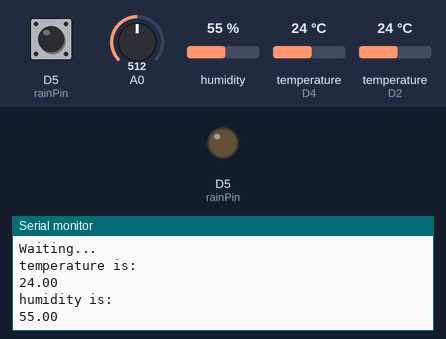
Simulated run of this sketch. Board: ESP8266 (NodeMCU). On the bench: output pins drawn as LEDs (lit = HIGH), the last lines printed to the serial monitor. Inputs (shaded band) come from the test bench; at power-on: A0 = 512, D5 (rainPin) HIGH, humidity 55 %, temperature (sensors on D4, D2) 24 °C. WiFi joins after 1.5 s; servers stay silent unless stated.

Above: at 27.4 s.
27.5 s: A0 set to 929
At 29.6 s:
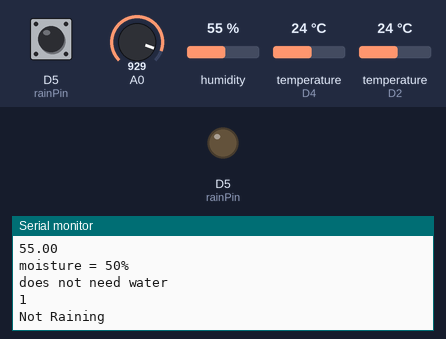
37.9 s: A0 set to 899
At 38.8 s:
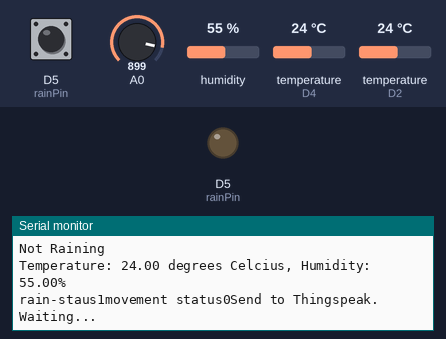
Timing chart, 0 to 40.9 s (numbered marks = the images above; inputs shaded):
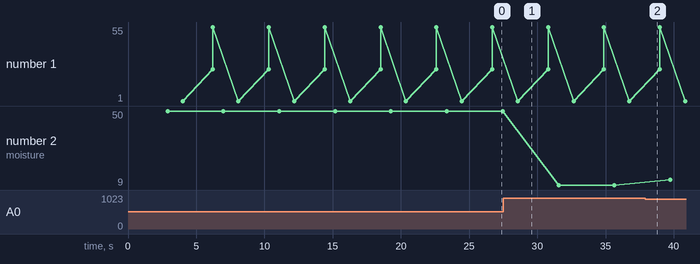

The sketch:

plant1.ino
```cpp
#define BLYNK_PRINT Serial
#include <OneWire.h>
#include <SPI.h>
#include <BlynkSimpleEsp8266.h>
#include <DHT.h>
#include <ESP8266WiFi.h>
#include <DallasTemperature.h>
#define ONE_WIRE_BUS D2
OneWire oneWire(ONE_WIRE_BUS);
DallasTemperature sensors(&oneWire);
String apiKey = "2AQXSYZ973KEGS7F";
char auth[] = "IM-hC4qKWItS_LbfxLXkdpmy2r9FD5SS";
char ssid[] = "div";
char pass[] = "tarp1234";
const char* server = "api.thingspeak.com";

#define pirPin D1
int pirValue;
int pinValue;
#define rainPin D5
#define DHTPIN 2
#define DHTTYPE DHT11
DHT dht(DHTPIN, DHTTYPE);
WiFiClient client;
SimpleTimer timer;
const int pumpPin = 14 ;

BLYNK_WRITE(V0)
{
  pinValue = param.asInt();
}

void sendSensor()
{
  float h = dht.readHumidity();
  float t = dht.readTemperature();
  Serial.println("temperature is:");
  Serial.println(t);
  Serial.println("humidity is:");
  Serial.println(h);
  if (isnan(h) || isnan(t))
  {
    Serial.println("Failed to read from DHT sensor!");
    return;
  }

  Blynk.virtualWrite(V5, h); //V5 is for Humidity
  Blynk.virtualWrite(V6, t); //V6 is for Temperature
}

void setup()
{
  pinMode(pumpPin, OUTPUT);

  Serial.begin(115200);
  delay(10);
  Blynk.begin(auth, ssid, pass);
  pinMode(rainPin, INPUT);
  pinMode(pirPin, INPUT);
  dht.begin();
  Serial.println("Connecting to ");
  Serial.println(ssid);


  WiFi.begin(ssid, pass);

  while (WiFi.status() != WL_CONNECTED)
  {
    delay(500);
    Serial.print(".");
  }
  Serial.println("");
  Serial.println("WiFi connected");
  timer.setInterval(1000L, sendSensor);
  Serial.begin(115200);
  Blynk.begin(auth, ssid, pass);
  sensors.begin();
}

int sensor = 0;
int sensor1 = 0;
int output = 0;


void sendTemps()
{
  sensor = analogRead(A0);
  output = (100 - map(sensor, 0, 1023, 0, 100));
  sensors.requestTemperatures();
  float temp = sensors.getTempCByIndex(0);
  Serial.print("moisture = ");
  Serial.print(output);
  Serial.println("%");
  Blynk.virtualWrite(V1, temp);
  Blynk.virtualWrite(V2, output);
  delay(1000);
}

void getPirValue(void)        //Get PIR Data
{
  pirValue = digitalRead(pirPin);
  if (pirValue)
  { Serial.println(pirValue);
    Serial.println("Motion detected");
    Blynk.notify("Motion detected");
  }
}

void loop()
{
  Blynk.run();
  timer.run();
  sendTemps();
  if (output <= 10) {
    digitalWrite(pumpPin, HIGH);
    Serial.println("needs water, send notification");
    Blynk.notify("Water your plant");
    delay(100);
    //send notification

  }
  else {
    digitalWrite(pumpPin, LOW);
    Serial.println("does not need water");
    delay(100);
  }

  int rainState = digitalRead(rainPin);
  Serial.println(rainState);

  if (rainState == 0) {
    Serial.println("Raining!");
    Blynk.notify(" Raining!,so no need to water");
    delay(1000);
    //send notification

  }
  else if (rainState == 1) {
    Serial.println("Not Raining");
    delay(1000);
  }
  else {
    delay(100);
  }


  if (pinValue == HIGH)
  {
    getPirValue();
  }


  float h = dht.readHumidity();
  float t = dht.readTemperature();

  if (isnan(h) || isnan(t))
  {
    Serial.println("Failed to read from DHT sensor!");
    return;
  }

  if (client.connect(server, 80))  //   "184.106.153.149" or api.thingspeak.com
  {

    String postStr = apiKey;
    postStr += "&field1=";
    postStr += String(t);
    postStr += "&field2=";
    postStr += String(h);
    postStr += "&field3=";
    postStr += String(rainState);
    postStr += "&field4=";
    postStr += String(pirValue);
    postStr += "\r\n\r\n";

    client.print("POST /update HTTP/1.1\n");
    client.print("Host: api.thingspeak.com\n");
    client.print("Connection: close\n");
    client.print("X-THINGSPEAKAPIKEY: " + apiKey + "\n");
    client.print("Content-Type: application/x-www-form-urlencoded\n");
    client.print("Content-Length: ");
    client.print(postStr.length());
    client.print("\n\n");
    client.print(postStr);

    Serial.print("Temperature: ");
    Serial.print(t);
    Serial.print(" degrees Celcius, Humidity: ");
    Serial.print(h);
    Serial.println("%");
    Serial.print("rain-staus");
    Serial.print(rainState);
    Serial.print("movement status");
    Serial.print(pirValue);
    Serial.println("Send to Thingspeak.");


  }
  client.stop();


  Serial.println("Waiting...");

  // thingspeak needs minimum 15 sec delay between updates
  delay(1000);


}
```

Measured:
- the behaviour switches between 916 and 915 on A0 (found by bisection; images 1 and 2)
- plotted number 2: 50 → 9 after the input at 27.5 s, 9 → 12 after the input at 37.9 s
